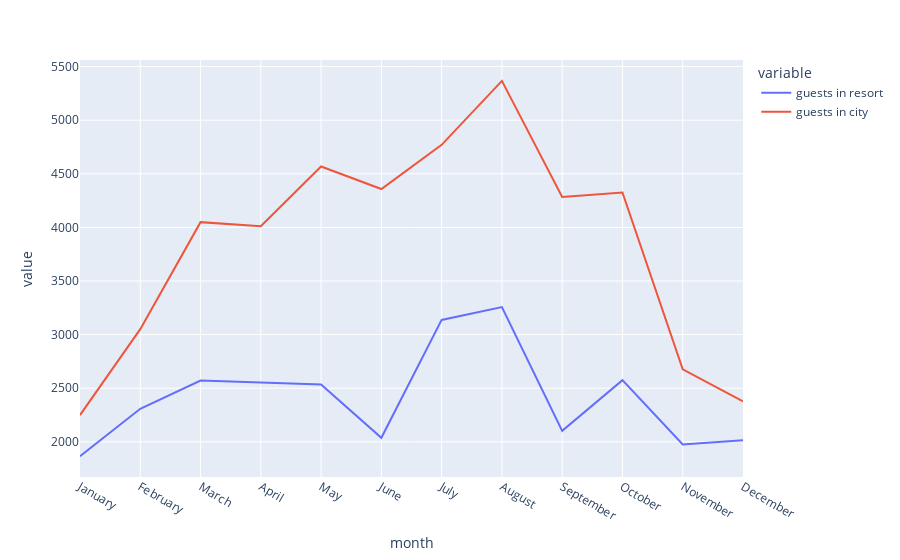

The notebook cell this image was saved under:
### Code cell
px.line(final_rush,x='month',y=['guests in resort', 'guests in city'])

### Figure 1 — Plotly figure (JSON) as saved in the notebook; plotly's stock layout.template omitted (floating-point values rounded to 4 significant figures)
{"data": [{"hovertemplate": "variable=guests in resort<br>month=%{x}<br>value=%{y}<extra></extra>", "legendgroup": "guests in resort", "line": {"color": "#636efa", "dash": "solid"}, "marker": {"symbol": "circle"}, "mode": "lines", "name": "guests in resort", "orientation": "v", "showlegend": true, "type": "scatter", "x": ["January", "February", "March", "April", "May", "June", "July", "August", "September", "October", "November", "December"], "xaxis": "x", "y": [1866, 2308, 2571, 2550, 2535, 2037, 3137, 3257, 2102, 2575, 1975, 2014], "yaxis": "y"}, {"hovertemplate": "variable=guests in city<br>month=%{x}<br>value=%{y}<extra></extra>", "legendgroup": "guests in city", "line": {"color": "#EF553B", "dash": "solid"}, "marker": {"symbol": "circle"}, "mode": "lines", "name": "guests in city", "orientation": "v", "showlegend": true, "type": "scatter", "x": ["January", "February", "March", "April", "May", "June", "July", "August", "September", "October", "November", "December"], "xaxis": "x", "y": [2249, 3051, 4049, 4010, 4568, 4358, 4770, 5367, 4283, 4326, 2676, 2377], "yaxis": "y"}], "layout": {"legend": {"title": {"text": "variable"}, "tracegroupgap": 0}, "margin": {"t": 60}, "xaxis": {"anchor": "y", "domain": [0, 1], "title": {"text": "month"}}, "yaxis": {"anchor": "x", "domain": [0, 1], "title": {"text": "value"}}}}
